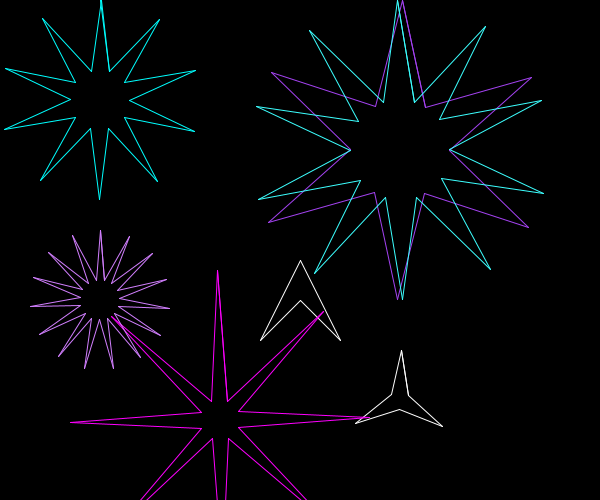
Frame 1 (no input)
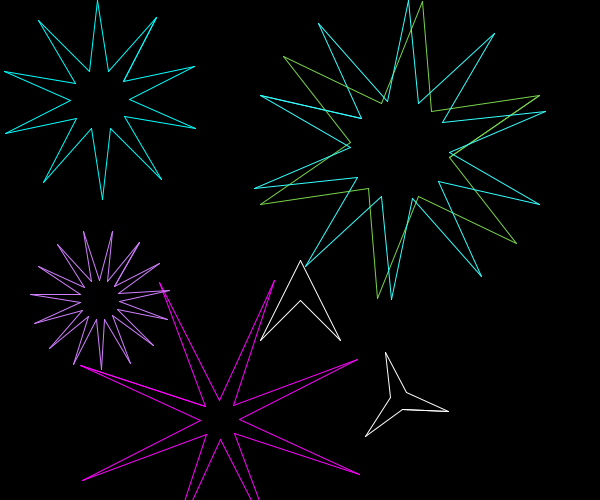
Frame 60 (the mouse pressed at the canvas centre just before this capture)
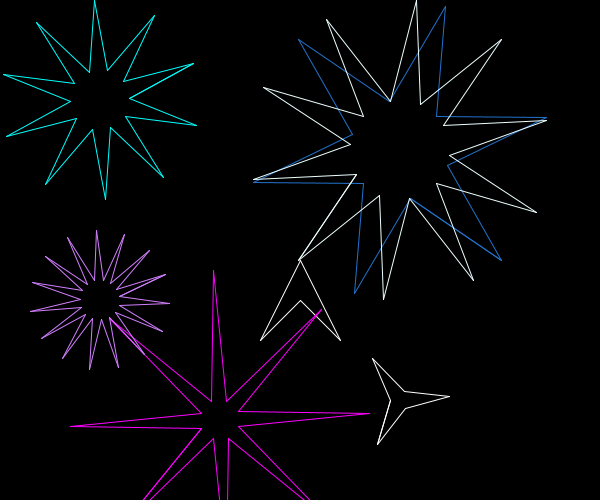
Frame 120 (the mouse held since frame 60 and released just before this capture)

The Processing sketch that drew these frames (run headless with seeded random() and noise(); from frame 60 on, the mouse is pressed at the canvas centre):

// Processing sketch: Stars
// ── Stars.pde
void setup()
{
  size(600,500);
}

Star star = new Star();
Star star2 = new Star();
Star star3 = new Star();
Star star4 = new Star();
Star star5 = new Star();
Star star6 = new Star();

Ship ship = new Ship();

//ArrayList<GameComponent> children = new ArrayList<GameComponent>();

void draw()
{
  background(0);
  ship.x = 300;
  ship.y = 300;
  ship.radius = 40;
  ship.r = 255;
  ship.g = 255;
  ship.b = 255;
  ship.update();
  ship.draw();
  
  /*children.add(star1); // to add elements in array
  for(int i = 0; i < children.length();i++)
  {
    children.get(i).update();
    children.get(i).draw();
  }*/
  
  
  
  star.x = 400;
  star.y = 400;
  star.numPoints = 3;
  star.radius2 = 10.0f;
  star.direction = 0.03f;
  star.update();
  star.draw();
  
  star6.x = 220;
  star6.y = 420;
  star6.numPoints = 8;
  star6.radius = 150;
  star6.radius2 = 20;
  star6.direction = -0.02f;
  star6.r = 255;
  star6.b = 255;
  star6.g = 0;
  star6.update();
  star6.draw();

  /*for (int i=0; i < 2; i++)
  {
    Star starRand = new Star();
    int rx = int(random(500));
    starRand.x = rx;
    int ry = int(random(500));
    starRand.y = ry;
    starRand.numPoints = 10;
    starRand.radius = 100.0f;
    starRand.radius2 = 30.0f;
    starRand.direction = 0.01f;
    starRand.r = 0;
    starRand.update();
    starRand.draw();
  }*/
  star2.x = 100;
  star2.y = 100;
  star2.numPoints = 10;
  star2.radius = 100.0f;
  star2.radius2 = 30.0f;
  star2.direction = 0.01f;
  star2.r = 0;
  star2.update();
  star2.draw();
  
  star3.x = 400;
  star3.y = 150;
  star3.r = int(random(0, 255));
  star3.g = int(random(0, 255));
  star3.b = int(random(0, 255));
  star3.radius = 150.0f;
  star3.radius2 = 50.0f;
  star3.direction = 0.02f;
  star3.update();
  star3.draw();
  
  star4.x = 100;
  star4.y = 300;
  star4.numPoints = 15;
  star4.g = 127;
  star4.r = 210;
  star4.radius = 70.0f;
  star4.radius2 = 20.0f;
  star4.direction = 0.01f;
  star4.update();
  star4.draw();
  
  star5.x = 400;
  star5.y = 150;
  star5.numPoints = 10;
  star5.r = int(random(0, 255));
 // star5.g = int(random(0, 255));
  //star5.b = int(random(0, 255));
  star5.radius = 150.0f;
  star5.radius2 = 50.0f;
  star5.direction = -0.02f;
  star5.update();
  star5.draw();
}

// ── GameComponent.pde
class GameComponent
{
  float x,y;
  float r,g,b;
  float rot;
  float radius;

  void update()
  {
    
  }
  
  void draw()
  {
    
  }
   
 
 
 
  
}

// ── Ship.pde
class Ship extends GameComponent
{
   
 Ship()
  {
    x=0;
    y=0;
    r = 255;
    g = 2550;
    b = 255;
    rot = 0;
  }

  void update()
  {
    
  }
  
  void draw()
  {
    pushMatrix();
    
    translate(x, y);
    rotate(rot);
    stroke(r, g, b);
    
    line(-radius, radius, 0, -radius);
    line(radius, radius, 0, -radius);
    line(-radius, radius, 0, 0);
    line(radius, radius, 0, 0);
    
    popMatrix();
  }

}

// ── Star.pde
class Star extends GameComponent
{
  
  float theta;
  float direction;
  float radius2;
  int numPoints;
  
  void update()
  {
    theta += direction;
  }
  
  Star()
  {
    x = 0;
    y = 0;
    theta = 0.0f;
    direction = 0.0f;
    r = 255;
    g = 255;
    b = 255;
    radius = 50.0f;
    radius2 = 25.0f;
    numPoints = 6;
  }
  
  void draw()
  {
    pushMatrix();
    translate(x, y);
    rotate(theta);
    stroke(r, g, b);
    
    //Drawing code here
    
    float angleInc = TWO_PI / numPoints; 
    /*This is another way of looping through all star points
    for (float angle = 0; angle <= TWO_PI; angle = angle + angleInc)
    {
      float cX, cY;
      cX = sin(angle) * radius;
      cY = -cos(angle) * radius;
      ellipse(cX, cY, 10, 10);
    }*/
    float lastX, lastY;
    lastX = 0;
    lastY = -radius;
  
    for (int i = 0; i <= numPoints; i ++)
    {
      
      float angle = i * angleInc;
      
      float cX = sin(angle) * radius;
      float cY = -cos(angle) * radius;
      //ellipse(cX, cY, 10, 10);
      line(lastX, lastY, cX, cY);
      
      lastX = cX;
      lastY = cY;
      
      cX = sin(angle + (angleInc/2.0)) * radius2;
      cY = -cos(angle + (angleInc/2.0)) * radius2;
      line(lastX, lastY, cX, cY);
      lastX = cX;
      lastY = cY;
      
    }
    //prof part
    /*float angleInc = TWO_PI / (numPoints*2);
    for(int i=0; i<=(numPoints*2); i++)
    {
      float theta = i * thetaInc;
      float x,y;
      if (i % 2 == 1)
      {
        float x =  sin(angle) * radius;
        float y = -cos(angle) * radius;
      }
      else
      {
        x =  sin(angle) * (radius/2.0f);
        y = -cos(angle) * (radius / 2.0f);
      }
      
      line(lastX, lastY, cX, cY);
      lastX = x;
      lastY = y;
    }*/
    
    
    
    
    
    
    
    popMatrix();
  }
  
}
